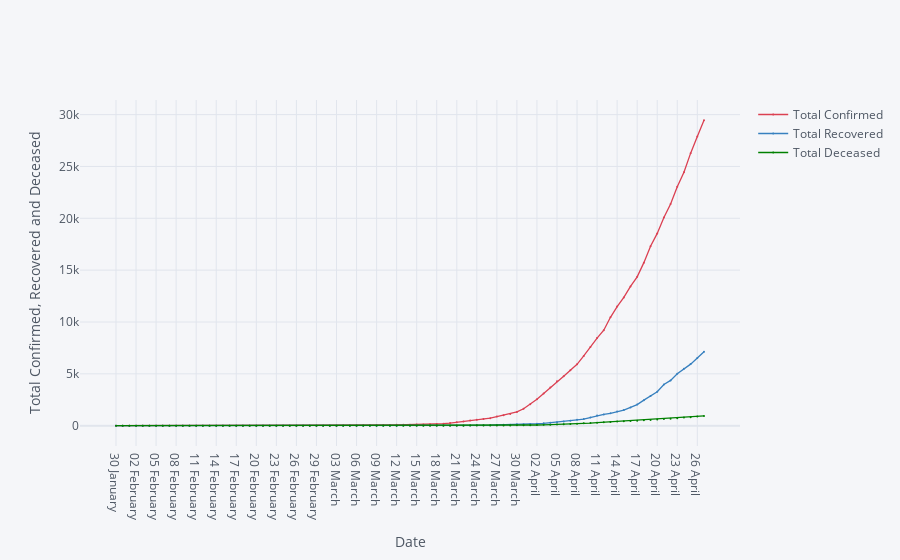

The notebook cell saved with this chart:
### Markdown cell above
# Total confirmed, recovered and deceased- datewise.

### Code cell
df6.iplot(kind= 'scatter', x= 'Date', y=['Total Confirmed', 'Total Recovered', 'Total Deceased'], mode= 'markers+lines', xTitle= 'Date', yTitle= 'Total Confirmed, Recovered and Deceased', color= ['red', 'blue', 'green'], size= 2)

### Figure 1 — Plotly figure (JSON) as saved in the notebook; plotly's stock layout.template omitted (floating-point values rounded to 4 significant figures)
{"data": [{"line": {"color": "rgba(219, 64, 82, 1.0)", "dash": "solid", "shape": "linear", "width": 1.3}, "marker": {"size": 2, "symbol": "circle"}, "mode": "markers+lines", "name": "Total Confirmed", "text": "", "type": "scatter", "x": ["30 January ", "31 January ", "01 February ", "02 February ", "03 February ", "04 February ", "05 February ", "06 February ", "07 February ", "08 February ", "09 February ", "10 February ", "11 February ", "12 February ", "13 February ", "14 February ", "15 February ", "16 February ", "17 February ", "18 February ", "19 February ", "20 February ", "21 February ", "22 February ", "23 February ", "24 February ", "25 February ", "26 February ", "27 February ", "28 February ", "29 February ", "01 March ", "02 March ", "03 March ", "04 March ", "05 March ", "06 March ", "07 March ", "08 March ", "09 March ", "10 March ", "11 March ", "12 March ", "13 March ", "14 March ", "15 March ", "16 March ", "17 March ", "18 March ", "19 March ", "20 March ", "21 March ", "22 March ", "23 March ", "24 March ", "25 March ", "26 March ", "27 March ", "28 March ", "29 March ", "30 March ", "31 March ", "01 April ", "02 April ", "03 April ", "04 April ", "05 April ", "06 April ", "07 April ", "08 April ", "09 April ", "10 April ", "11 April ", "12 April ", "13 April ", "14 April ", "15 April ", "16 April ", "17 April ", "18 April ", "19 April ", "20 April ", "21 April ", "22 April ", "23 April ", "24 April ", "25 April ", "26 April ", "27 April "], "y": [1, 1, 1, 2, 3, 3, 3, 3, 3, 3, 3, 3, 3, 3, 3, 3, 3, 3, 3, 3, 3, 3, 3, 3, 3, 3, 3, 3, 3, 3, 3, 3, 5, 6, 28, 30, 31, 34, 39, 48, 63, 71, 81, 91, 102, 112, 126, 146, 171, 198, 256, 334, 403, 497, 571, 657, 730, 883, 1019, 1139, 1326, 1635, 2059, 2545, 3105, 3684, 4293, 4777, 5350, 5915, 6728, 7599, 8453, 9211, 10454, 11485, 12371, 13432, 14354, 15725, 17305, 18544, 20081, 21373, 23040, 24448, 26283, 27890, 29451]}, {"line": {"color": "rgba(55, 128, 191, 1.0)", "dash": "solid", "shape": "linear", "width": 1.3}, "marker": {"size": 2, "symbol": "circle"}, "mode": "markers+lines", "name": "Total Recovered", "text": "", "type": "scatter", "x": ["30 January ", "31 January ", "01 February ", "02 February ", "03 February ", "04 February ", "05 February ", "06 February ", "07 February ", "08 February ", "09 February ", "10 February ", "11 February ", "12 February ", "13 February ", "14 February ", "15 February ", "16 February ", "17 February ", "18 February ", "19 February ", "20 February ", "21 February ", "22 February ", "23 February ", "24 February ", "25 February ", "26 February ", "27 February ", "28 February ", "29 February ", "01 March ", "02 March ", "03 March ", "04 March ", "05 March ", "06 March ", "07 March ", "08 March ", "09 March ", "10 March ", "11 March ", "12 March ", "13 March ", "14 March ", "15 March ", "16 March ", "17 March ", "18 March ", "19 March ", "20 March ", "21 March ", "22 March ", "23 March ", "24 March ", "25 March ", "26 March ", "27 March ", "28 March ", "29 March ", "30 March ", "31 March ", "01 April ", "02 April ", "03 April ", "04 April ", "05 April ", "06 April ", "07 April ", "08 April ", "09 April ", "10 April ", "11 April ", "12 April ", "13 April ", "14 April ", "15 April ", "16 April ", "17 April ", "18 April ", "19 April ", "20 April ", "21 April ", "22 April ", "23 April ", "24 April ", "25 April ", "26 April ", "27 April "], "y": [0, 0, 0, 0, 0, 0, 0, 0, 0, 0, 0, 0, 0, 0, 1, 1, 1, 2, 2, 2, 2, 3, 3, 3, 3, 3, 3, 3, 3, 3, 3, 3, 3, 3, 3, 3, 3, 3, 3, 3, 4, 4, 4, 10, 10, 13, 14, 15, 15, 20, 23, 23, 23, 25, 40, 43, 50, 75, 85, 102, 137, 150, 169, 191, 230, 286, 329, 394, 469, 565, 635, 786, 972, 1086, 1198, 1365, 1509, 1767, 2040, 2466, 2854, 3273, 3976, 4370, 5012, 5496, 5938, 6523, 7137]}, {"line": {"color": "rgba(0, 128, 0, 1.0)", "dash": "solid", "shape": "linear", "width": 1.3}, "marker": {"size": 2, "symbol": "circle"}, "mode": "markers+lines", "name": "Total Deceased", "text": "", "type": "scatter", "x": ["30 January ", "31 January ", "01 February ", "02 February ", "03 February ", "04 February ", "05 February ", "06 February ", "07 February ", "08 February ", "09 February ", "10 February ", "11 February ", "12 February ", "13 February ", "14 February ", "15 February ", "16 February ", "17 February ", "18 February ", "19 February ", "20 February ", "21 February ", "22 February ", "23 February ", "24 February ", "25 February ", "26 February ", "27 February ", "28 February ", "29 February ", "01 March ", "02 March ", "03 March ", "04 March ", "05 March ", "06 March ", "07 March ", "08 March ", "09 March ", "10 March ", "11 March ", "12 March ", "13 March ", "14 March ", "15 March ", "16 March ", "17 March ", "18 March ", "19 March ", "20 March ", "21 March ", "22 March ", "23 March ", "24 March ", "25 March ", "26 March ", "27 March ", "28 March ", "29 March ", "30 March ", "31 March ", "01 April ", "02 April ", "03 April ", "04 April ", "05 April ", "06 April ", "07 April ", "08 April ", "09 April ", "10 April ", "11 April ", "12 April ", "13 April ", "14 April ", "15 April ", "16 April ", "17 April ", "18 April ", "19 April ", "20 April ", "21 April ", "22 April ", "23 April ", "24 April ", "25 April ", "26 April ", "27 April "], "y": [0, 0, 0, 0, 0, 0, 0, 0, 0, 0, 0, 0, 0, 0, 0, 0, 0, 0, 0, 0, 0, 0, 0, 0, 0, 0, 0, 0, 0, 0, 0, 0, 0, 0, 0, 0, 0, 0, 0, 0, 0, 0, 1, 1, 2, 2, 2, 3, 3, 4, 4, 4, 7, 9, 10, 11, 16, 19, 24, 27, 41, 47, 53, 69, 83, 96, 118, 134, 161, 181, 227, 249, 290, 332, 359, 396, 423, 449, 487, 522, 560, 593, 646, 682, 722, 781, 825, 881, 939]}], "layout": {"legend": {"bgcolor": "#F5F6F9", "font": {"color": "#4D5663"}}, "paper_bgcolor": "#F5F6F9", "plot_bgcolor": "#F5F6F9", "title": {"font": {"color": "#4D5663"}}, "xaxis": {"gridcolor": "#E1E5ED", "showgrid": true, "tickfont": {"color": "#4D5663"}, "title": {"font": {"color": "#4D5663"}, "text": "Date"}, "zerolinecolor": "#E1E5ED"}, "yaxis": {"gridcolor": "#E1E5ED", "showgrid": true, "tickfont": {"color": "#4D5663"}, "title": {"font": {"color": "#4D5663"}, "text": "Total Confirmed, Recovered and Deceased"}, "zerolinecolor": "#E1E5ED"}}}
